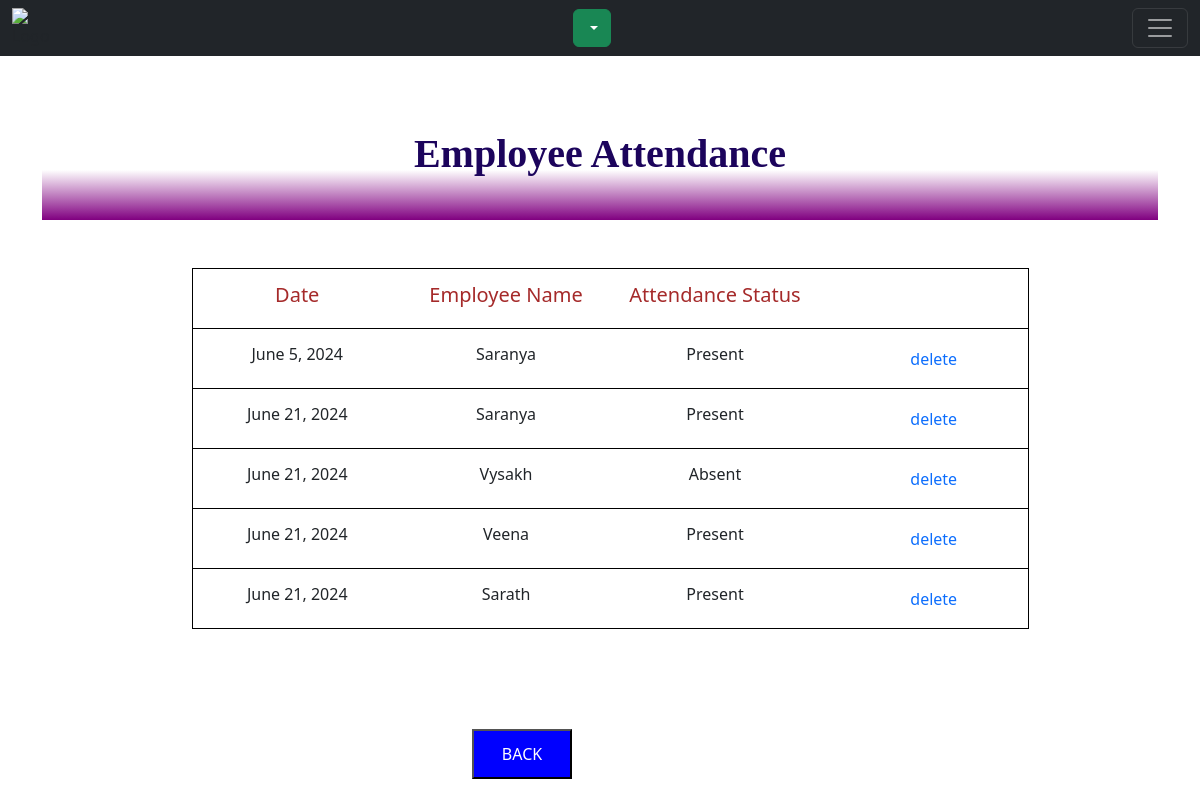
Screenshot of /adminapp/viewallatn/ with the database file from the repository.
### adminapp/models.py (models this page shows)
class attendancedb(models.Model):
    Date = models.DateField(auto_now=True)
    Empname = models.CharField(max_length=100, null=True, blank=True)
    Attendance = models.CharField(max_length=10, null=True, blank=True)

### adminapp/views.py (the view)
# urls.py: path('viewallatn/', views.viewallatn, name="viewallatn"),
def viewallatn(req):
    atn = attendancedb.objects.all()
    return render(req, "viewatnall.html", {'atn':atn})

### adminapp/templates/viewatnall.html (shortened to what this page needs)
<!DOCTYPE html>
{% extends 'adminhome.html' %}
{% load static %}
{% block content %}
<html lang="en">
<head>
</head>
<body>
<div style="background-image:linear-gradient(white 50%,purple);height:100px;border:hidden;width:100%;">
            <h1 style="color:rgb(28, 4, 92);font-family: 'Times New Roman', Times, serif;
            font-weight: bold;padding-top:10px;text-align:center;">
           Employee Attendance</h1></div><br><br>
<table width="75%" style="margin-left:150px;border:1px solid black;margin-bottom:100px;">
    <tr style="border:1px solid black;">
        <td ><h5 style="color:brown;">Date</h5></td>
        <td ><h5 style="color:brown;">Employee Name</h5></td>
        <td><h5 style="color:brown;">Attendance Status</h5></td>
    </tr>
{% for i in atn %}
    <tr style="border:1px solid black;">
        <td><h6>{{i.Date}}</h6></td>
        <td><h6>{{i.Empname}}</h6></td>
        <td><h6>{{i.Attendance}}</h6></td>
        <td>  <a href="{% url 'atndelete' dataid=i.id %}" style="margin-left:20px;">delete</a>
        </td>
    </tr>
{% endfor %}
</table>
<a href="{% url 'viewatn' %}"> <button type="button" style="margin-bottom:100px;
background-color:blue;color:white;width:100px;height:50px;margin-left:430px;">BACK</button></a>
</body>
</html>
{% endblock %}

### adminapp/templates/viewatnall.html (style rules this page uses)
td { height:60px; width:200px; text-align:center; }

### adminapp/templates/adminhome.html (style rules this page uses)
a { text-decoration: none; }

### rows the page displays
attendancedb: Date "June 5, 2024", Empname "Saranya", Attendance "Present"
attendancedb: Date "June 21, 2024", Empname "Saranya", Attendance "Present"
attendancedb: Date "June 21, 2024", Empname "Vysakh", Attendance "Absent"
attendancedb: Date "June 21, 2024", Empname "Veena", Attendance "Present"
attendancedb: Date "June 21, 2024", Empname "Sarath", Attendance "Present"
